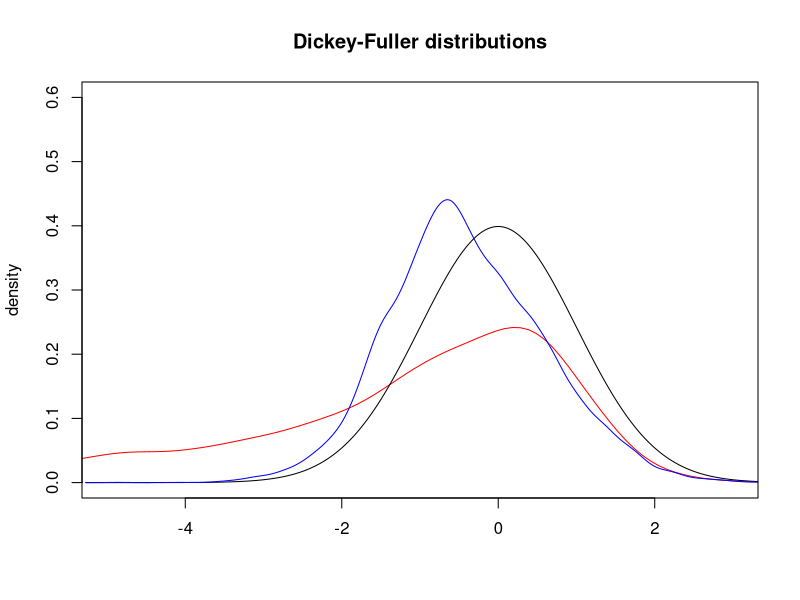

This chart was generated by the following R code:
# Author: Yukai Yang
# Date: 07 Oct 2015
# for the course: 2ST111 Time Series Econometrics
# Statistiska Institutionen
# Lecture 9
# Dickey-Fuller tests

# the number n
iN = 100
# number of repetitions
iM = 10000

# error terms, i.i.d. (0, sigma^2)

df = 5 # degrees of freedom if used in the following
eps = rnorm(iN*iM)
#eps = runif(iN*iM,min=-1,max=1)*sqrt(3)
#eps = rt(iN*iM,df=df)*sqrt(1-2/df)
#eps = (rchisq(iN*iM,df=df)-df)/sqrt(2*df)

dim(eps) = c(iN,iM)

mz = apply(eps,2,cumsum) # zt process, RW

# Wiener process
WP = mz / sqrt(iN)

# rho-test
# for each column of WP
tmpfunc <- function(vw)
  return(.5*(vw[iN]*vw[iN]-1) / (sum(vw**2)/iN))

DFr = apply(WP,2,tmpfunc)
denDFr = density(DFr)

# t-test
# for each column of WP
tmpfunc <- function(vw)
  return(.5*(vw[iN]*vw[iN]-1) / sqrt(sum(vw**2)/iN))

DFt = apply(WP,2,tmpfunc)
denDFt = density(DFt)

plot(denDFr$x,denDFr$y,type='l',main='Dickey-Fuller distributions',xlim=c(-5,3),ylim=c(0,.6),ylab='density',xlab='',col='red')
lines(denDFt$x,dnorm(denDFt$x),col='black')
lines(denDFt$x,denDFt$y,col='blue')

prob = c(.01,.05,.1)
qnorm(prob/2)
quantile(DFr,prob=prob)
quantile(DFt,prob=prob)


